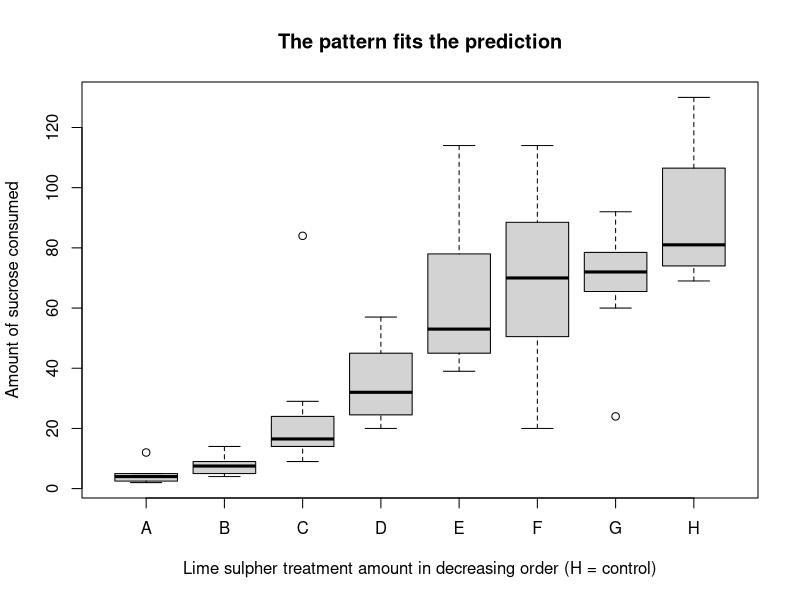
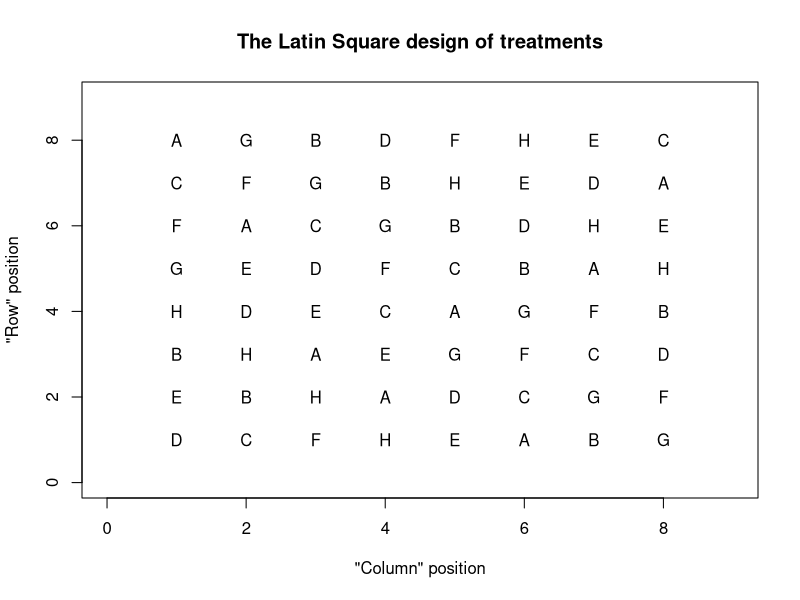
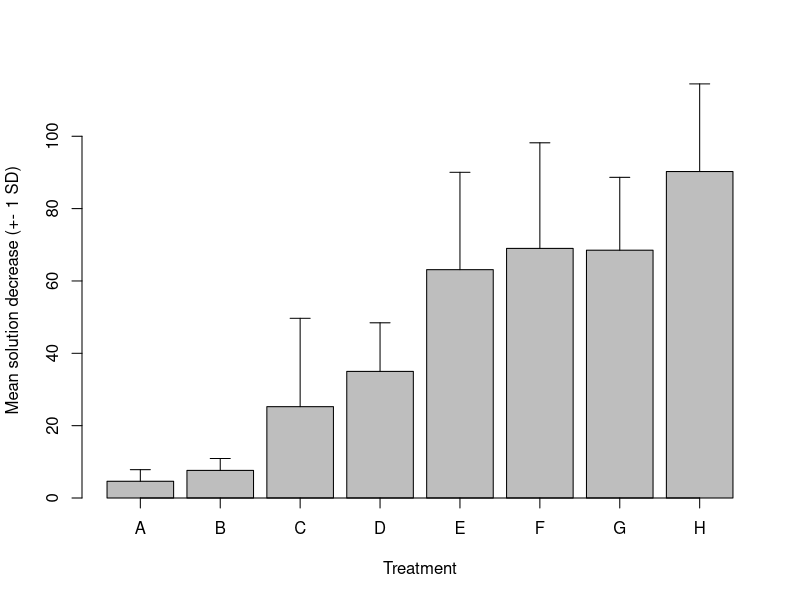

The R script that drew these images, in order:
## HEADER ####
## who:
## what:
## when last edited:

## CONTENTS ####



## 2.1 ####
my_vector <- c(11.3, 11.2, 10.4, 10.4, 8.7, 
               10.8, 10.5, 10.3, 9.7, 11.2)

my_vector[6]

## 2.2 ####
## Vectors ####
# Try this

my_vector <- c(11.3, 11.2, 10.4, 10.4, 
               8.7, 10.8, 10.5, 10.3, 9.7, 11.2)

# Return all values
my_vector        # Typical way
my_vector[ ]     # Blank index implies all index values
my_vector[1:10] # Returns all index values explicitly

# Return the first 3 values
1:3 # Reminder of the function of the colon operator ":"
my_vector[ 1:3] # Notice consecutive indices can use the ":" operator

# Return 5th and 9th values
my_vector[ c(5, 9)] # Notice we have to place non-consecutive index values in the c() function


## 2.3 ####
# Try this

my_matrix <- matrix(data = c(2,3,4,5,6,6,6,6),
                    nrow = 2, byrow = T)

my_matrix # notice how the arguments arranged the data

# Flash challenge: make a matrix with the same data vector above to look like...
#      [,1] [,2]
# [1,]    2    6
# [2,]    3    6
# [3,]    4    6
# [4,]    5    6

# "Slicing" out a row or column
my_matrix[1,  ] # Slice out row 1
my_matrix[ , 3] # Slice out column 3

# Matrix columns and rows often have names
names(my_matrix) # No names yet

nrow(my_matrix) # Returns number of rows (useful for large matrices)
rownames(my_matrix) # No row names; 2 rows, need two names

rownames(my_matrix) <- c("dogs", "cats")
my_matrix # Now the rows have names!
rownames(my_matrix) # Get them this way too!

# Flash challenge: Name the columns of my_matrix "a", "b", "c", "d" with colnames()

colnames(my_matrix) <- c("a", "b", "c", "d")

# Should look like this:
#      a b c d
# dogs 2 3 4 5
# cats 6 6 6 6

# You can also slice out matrix portions by name
my_matrix["dogs", c("b", "d")]

# Finally, functions act on values, not the index
mean(my_matrix["dogs", c("b", "d")])

## 3 ####
# Try this
help(which) # Notice how the x argument is required to be a LOGICAL vector?

# Make a NUMERIC vector
vector_a <- c(3, 4, 5, 4, 3, 4, 5, 6, 6, 7)

# Use a boolean phrase to ask which elements of vector_a are greater than 5
vector_a > 5 # Interesting... it is a LOGICAL vector!

# which() will return the index values of TRUE values
# In other words, WHICH values in vector_a are greater than 5?
# What VALUES in vector_a are > 5?
vector_a[which(vector_a > 5)]

# This also works on vectors of other types
# Consider a character vector
char_vec <- c("wheat", "maize", "wheat", "maize", "wheat", "wheat")

# Which elements are equivalent to "wheat"?
# <- 
# =
# ->
char_vec == "wheat"
which(char_vec == "wheat")

char_vec[ which(char_vec == "wheat")] # This works
char_vec[ char_vec == "wheat"]        # Same output

# Flash challenge: Explain in your own words why 
# the previous 2 lines of code have identical output?

## 4.1 ####
## OrchardSprays
## Understand the data - an important step

# Try this
# Load the OrchardSpray data using the data() function
data(OrchardSprays) # Should see OrchardSprays <promise> in the Global Env.

# Look at the data head()
head(OrchardSprays) # First 6 rows

# Look at variable types with str()
help(str) # Good function to see info about data object
str(OrchardSprays)

# First let's just look at the data
# Don't worry too much about the code for these graphs if you have not encountered it before
boxplot(decrease ~ treatment, data = OrchardSprays, 
        main = "The pattern fits the prediction",
        ylab = "Amount of sucrose consumed",
        xlab = "Lime sulpher treatment amount in decreasing order (H = control)")

# This is the experimental design
# Latin Square is kind of like Sudoku
# No treatment can be in row or column more than once
plot(x = OrchardSprays$colpos,  # NB use of $ syntax to access data
     y = OrchardSprays$rowpos, 
     pch = as.character(OrchardSprays$treatment),
     xlim = c(0,9), ylim = c(0,9),
     main = "The Latin Square design of treatments",
     xlab = "\"Column\" position",
     ylab = "\"Row\" position")

## 4.2 ####
## Practice selecting parts a data frame

# Select the rows of the dataset for treatment "D"

# (Pseudocode steps to solve) 
# Break it down to make small steps easy to read

# 01 Boolean phrase to identify rows where treatment value is "D"
# 02 which() to obtain index of TRUE in boolean vector
# 03 Exploit [ , ] syntax with data frame object to slice out rows

# 01 Boolean phrase
OrchardSprays$treatment # Just print variable to compare visually to boolean
OrchardSprays$treatment == "D" # logical vector - TRUE in "D" positions

# 02 which()
which(OrchardSprays$treatment == "D") # Index of TRUE values
my_selection <- which(OrchardSprays$treatment == "D") # Place index in a variable
my_selection # Just checking

# 03 Exploit [ , ] syntax with data frame object to slice out rows
OrchardSprays[my_selection, ]

# Flash challenge: Select and print all rows at "colpos" values of 2
myvar <- which(OrchardSprays$colpos == 2)
OrchardSprays[ myvar ,  ]

## 5 ####
help(aggregate)

# A few important things to note about how this function works:
# The "x" argument is a data object you input, but should only contain numeric values usually
# If a data.frame object is input as x, a data.frame object is the output
# The "by" argument must be a list() object and can be one or more indices
# The FUN argument is the name of the function that will act on the "x" argument data

# Let's try a few examples

## 1 calculate the mean of decrease by treatment in OrchardSprays

aggregate(x = OrchardSprays$decrease,
          # NB use of list() and naming it "treatment"
          by = list(treatment = OrchardSprays$treatment), 
          FUN = mean)

# we can "recycle" the code above to apply different functions
# standard deviation with sd()
aggregate(x = OrchardSprays$decrease,
          # NB use of list() and naming it "treatment"
          by = list(treatment = OrchardSprays$treatment), 
          FUN = sd)

# Range with range()
aggregate(x = OrchardSprays$decrease,
          # NB use of list() and naming it "treatment"
          by = list(treatment = OrchardSprays$treatment), 
          FUN = range)

# What if we want several summary statistics?

aggregate(x = OrchardSprays$decrease,
          # NB use of list() and naming it "treatment"
          by = list(treatment = OrchardSprays$treatment), 
          # NB use of function() 
          FUN = function(x) c(mean = mean(x), # Add naming
                              sd = sd(x), 
                              range = range(x)))

## Example of use of aggregate object
# Say you would like to graph a barplot of the MEAN of decrease by treatment
# and you would like to show STANDARD DEVIATION error bars

# Make data frame with summary values using aggregate()
my_mean <- aggregate(x = OrchardSprays$decrease,
                     by = list(treatment = OrchardSprays$treatment), 
                     FUN = mean)

my_sd <- aggregate(x = OrchardSprays$decrease,
                   by = list(treatment = OrchardSprays$treatment), 
                   FUN = sd)

my_mean
my_sd

# Tidy things up in a new data frame using data.frame()
# Take care of naming variables for clarity
help(data.frame) # Continue using help() as a good habit
new_data <- data.frame(treatment = my_mean$treatment,
                       mean = my_mean$x,
                       sd = my_sd$x)
new_data # Looks good

# There is a lot going on in the following code
# The point is to show what is possible

(bar_centers <- barplot(new_data$mean,#   use mean for barheight
                        ylim = c(0, 115),
                        ylab = "Mean solution decrease (+- 1 SD)",
                        xlab = "Treatment"))
# NB bar_centers holds the numerical position value of the bars...

help(arrows)  # Use to draw error bars
arrows(x0 = bar_centers, 
       x1 = bar_centers,
       y0 = new_data$mean , # start error bar at top of the bar!
       y1 = new_data$mean + new_data$sd, # end error bar here!
       angle = 90,
       length = 0.1)

# Last step: label the x axis
axis(side = 1,
     at = bar_centers,
     labels = new_data$treatment)

# Flash challenge: Draw a new barplot by recycling the code above
# This time, add error bars showing on both the top and the bottom of the mean values
